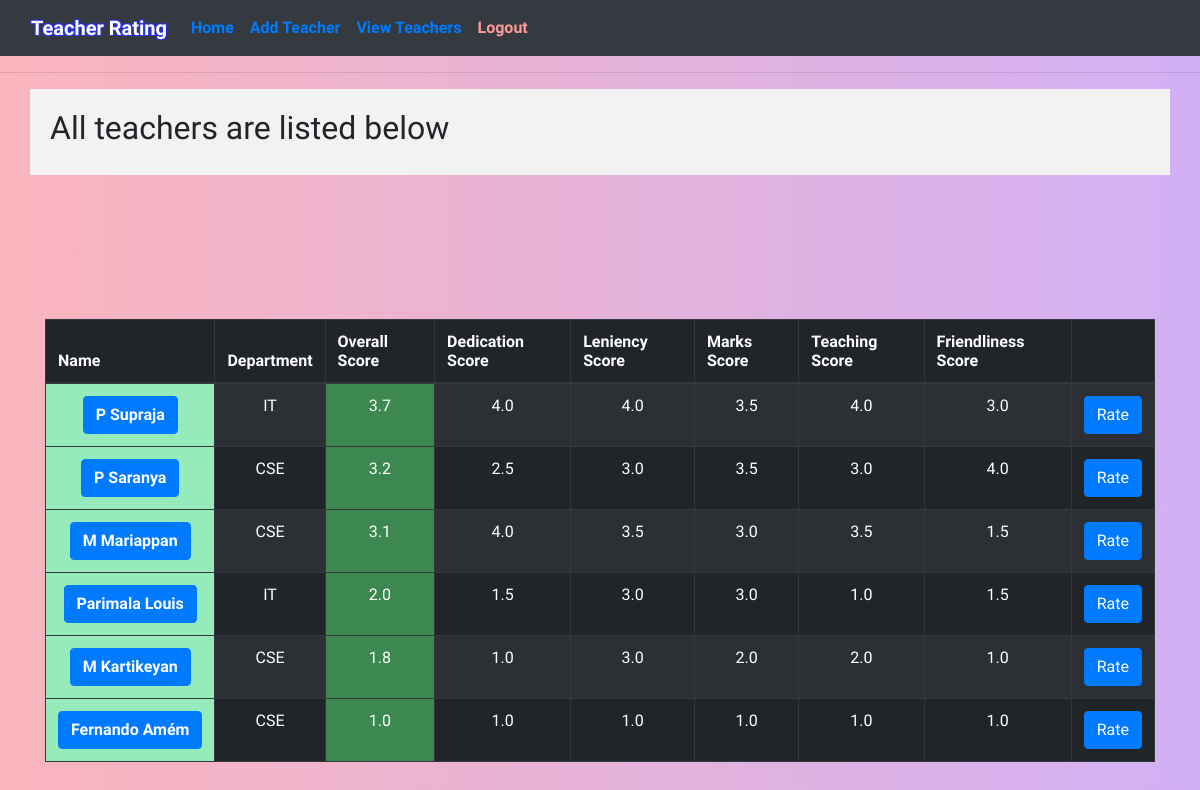
Page /view_teachers (signed in) on the committed database.
### app/models.py (models this page shows, shortened)
class Teacher(db.Model):
    id = db.Column(db.Integer, primary_key=True)
    first_name = db.Column(db.String(64), index=True)
    last_name = db.Column(db.String(64), index=True)
    dept = db.Column(db.String(64), index=True)
    overall_score = db.Column(db.Float, default=0.0)
    dedication_score = db.Column(db.Float, default=0.0)
    leniency_score = db.Column(db.Float, default=0.0)
    marks_score = db.Column(db.Float, default=0.0)
    teaching_score = db.Column(db.Float, default=0.0)
    friendliness_score = db.Column(db.Float, default=0.0)
    created_at = db.Column(db.DateTime, index=True, default=datetime.utcnow)
    created_by = db.Column(db.Integer, db.ForeignKey('user.id'))

### app/routes.py (the view)
@app.route('/view_teachers')
@login_required
def view_teachers():
    teachers = Teacher.query.order_by(Teacher.overall_score.desc()).all()
    if(len(teachers)):
        return render_template('view_teachers.html', title="Teachers", teachers=teachers)
    flash('No teachers added. Please add some.')
    return redirect(url_for('add_teacher'))

### app/models.py (called while the page is built)
@login.user_loader
def load_user(id):
    return User.query.get(int(id))

### app/templates/view_teachers.html
{% extends "base.html" %}
{% block content %}
	{% if teachers.error %}
		<h1>No teachers currently. Please add some.</h1>
	{% else %}
<div class="container" style="padding:20px; background-color:#F2F2F2">
	<h2>All teachers are listed below</h2>
</div>
<div class="container">
	<table class="table table-striped table-bordered table-hover table-dark col-md-6 table-condensed">
		<thead>
	        <tr>
	            <th>Name</th>
	            <th>Department</th>
	            <th>Overall Score</th>
	            <th>Dedication Score</th>
	            <th>Leniency Score</th>
	            <th>Marks Score</th>
	            <th>Teaching Score</th>
	            <th>Friendliness Score</th>
	            <th></th>
	        </tr>
	    </thead>
	    <tbody>
		{% for teacher in teachers %}
			<tr>
	            <td style = "background:#95ECBA; color: black;" align="center"><a class="btn btn-primary" href="{{ url_for('teacher', teacherId=teacher.id)}}"><b>{{teacher.first_name}} {{teacher.last_name}}</b></a></td>
	            <td align="center">{{teacher.dept}}</td>
	            <td style="text-align:center" align="center" bgcolor="#3D8751">{{teacher.overall_score|round(2)}}</td>
	            <td style="text-align:center">{{teacher.dedication_score|round(2)}}</td>
	            <td style="text-align:center">{{teacher.leniency_score|round(2)}}</td>
	            <td style="text-align:center">{{teacher.marks_score|round(2)}}</td>
	            <td style="text-align:center">{{teacher.teaching_score|round(2)}}</td>
	            <td style="text-align:center">{{teacher.friendliness_score|round(2)}}</td>
	            <td><a class="btn btn-primary" href="{{ url_for('rate_teacher', teacherId=teacher.id)}}">Rate</a></td>
	        </tr><br>
		{% endfor %}
		</tbody>
	</table>
	{% endif %}
</div>
{% endblock %}

### app/templates/base.html (shortened to what this page needs)
<html>
<head>
  <link rel="stylesheet" href="https://maxcdn.bootstrapcdn.com/bootstrap/4.0.0/css/bootstrap.min.css">
  <link rel="stylesheet" href="static/css/styles.css">
</head>
<body>
    <nav class="navbar navbar-expand-sm bg-dark navbar-inverse">
      <div class="container-fluid">
        <span class="navbar-brand" style="font-weight:bold; text-shadow:
    -1px -1px 0 #2832EF,
    1px -1px 0 #2832EF,
    -1px 1px 0 #2832EF,
    1px 1px 0 #2832EF;   color:white;">Teacher Rating</span>
        <div class="collapse navbar-collapse" id="collapsibleNavbar">
          <ul class="navbar-nav">
            <li class="nav-item"><a class="nav-link" style="font-weight: bold;" href="{{ url_for('index') }}">Home</a></li>
            {% if current_user.is_anonymous %}
              <li class="nav-item"><a class="nav-link" style="font-weight: bold;" href="{{url_for('register') }}">Register</a></li>
              <li class="nav-item"><a class="nav-link" style="font-weight: bold;" href="{{ url_for('login') }}">Login</a></li>
            {% else %}
              <li class="nav-item"><a class="nav-link" style="font-weight: bold;" href="{{ url_for('add_teacher') }}">Add Teacher</a></li>
              <li class="nav-item"><a class="nav-link" style="font-weight: bold;" href="{{ url_for('view_teachers') }}">View Teachers</a></li>
              <ul class="navbar-nav">
                <li class="nav-item" ><a class="nav-link" href="{{ url_for('logout') }}" style="font-weight: bold;color:#FF9999;">Logout</a></li>
              </ul>
            {% endif %}
          </ul>
        </div>
      </div>
    </nav>
      <hr>
      {% block content %}{% endblock %}
</body>
</html>

### app/static/css/styles.css (style rules this page uses)
body { background: -webkit-linear-gradient(left, #FAB5BD, #D2B0F5); font-family: 'Work Sans', serif; }
html { position: relative; min-height: 100%; }
body { margin-bottom: 60px; }

### rows in the picture
Teacher: first_name "P", last_name "Supraja", dept "IT", overall_score "3.7", dedication_score "4.0", leniency_score "4.0", marks_score "3.5", teaching_score "4.0", friendliness_score "3.0"
Teacher: first_name "P", last_name "Saranya", dept "CSE", overall_score "3.2", dedication_score "2.5", leniency_score "3.0", marks_score "3.5", teaching_score "3.0", friendliness_score "4.0"
Teacher: first_name "M", last_name "Mariappan", dept "CSE", overall_score "3.1", dedication_score "4.0", leniency_score "3.5", marks_score "3.0", teaching_score "3.5", friendliness_score "1.5"
Teacher: first_name "Parimala", last_name "Louis", dept "IT", overall_score "2.0", dedication_score "1.5", leniency_score "3.0", marks_score "3.0", teaching_score "1.0", friendliness_score "1.5"
Teacher: first_name "M", last_name "Kartikeyan", dept "CSE", overall_score "1.8", dedication_score "1.0", leniency_score "3.0", marks_score "2.0", teaching_score "2.0", friendliness_score "1.0"
Teacher: first_name "Fernando", last_name "Amém", dept "CSE", overall_score "1.0", dedication_score "1.0", leniency_score "1.0", marks_score "1.0", teaching_score "1.0", friendliness_score "1.0"
